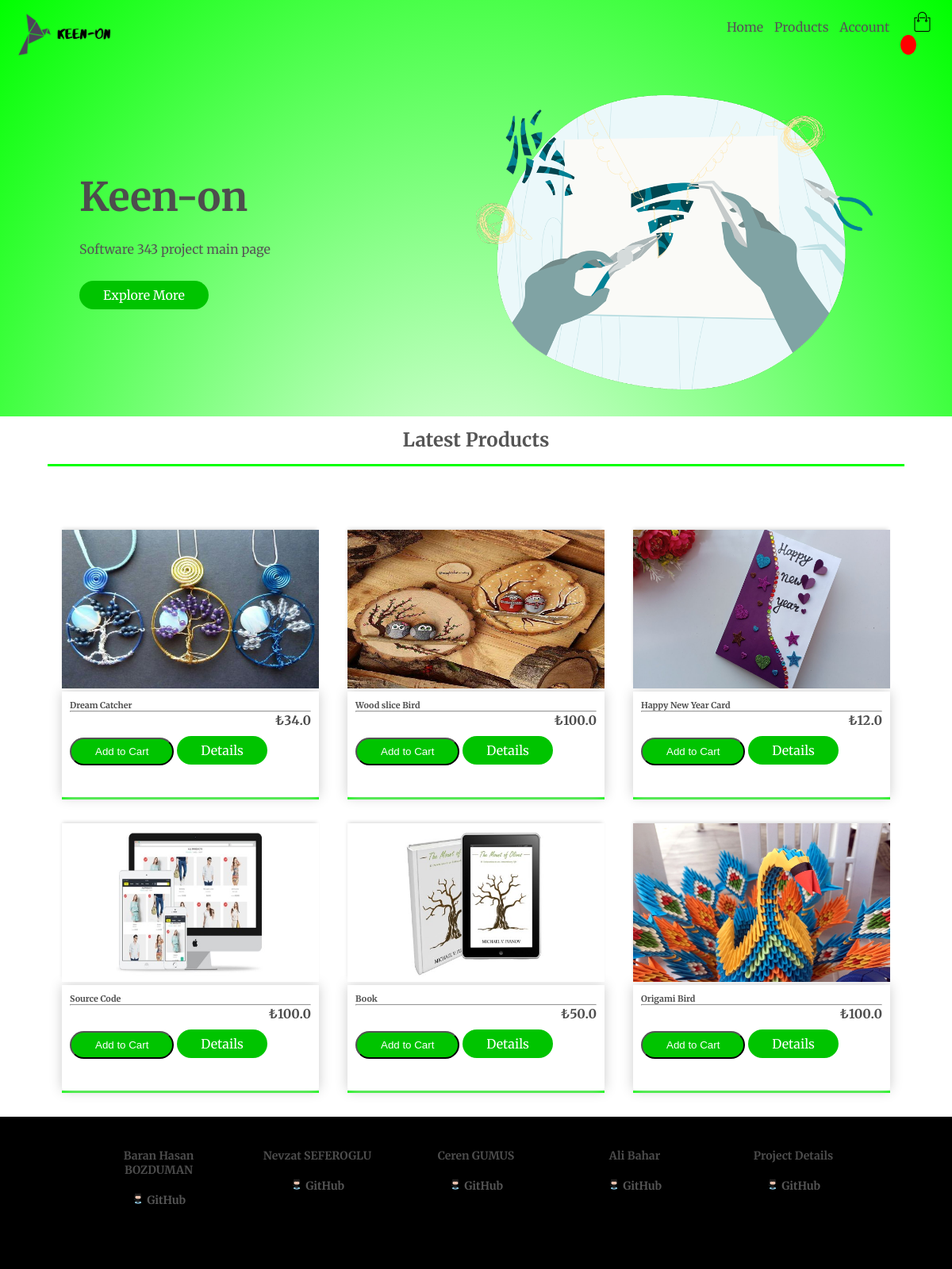
The app's page /, older data.
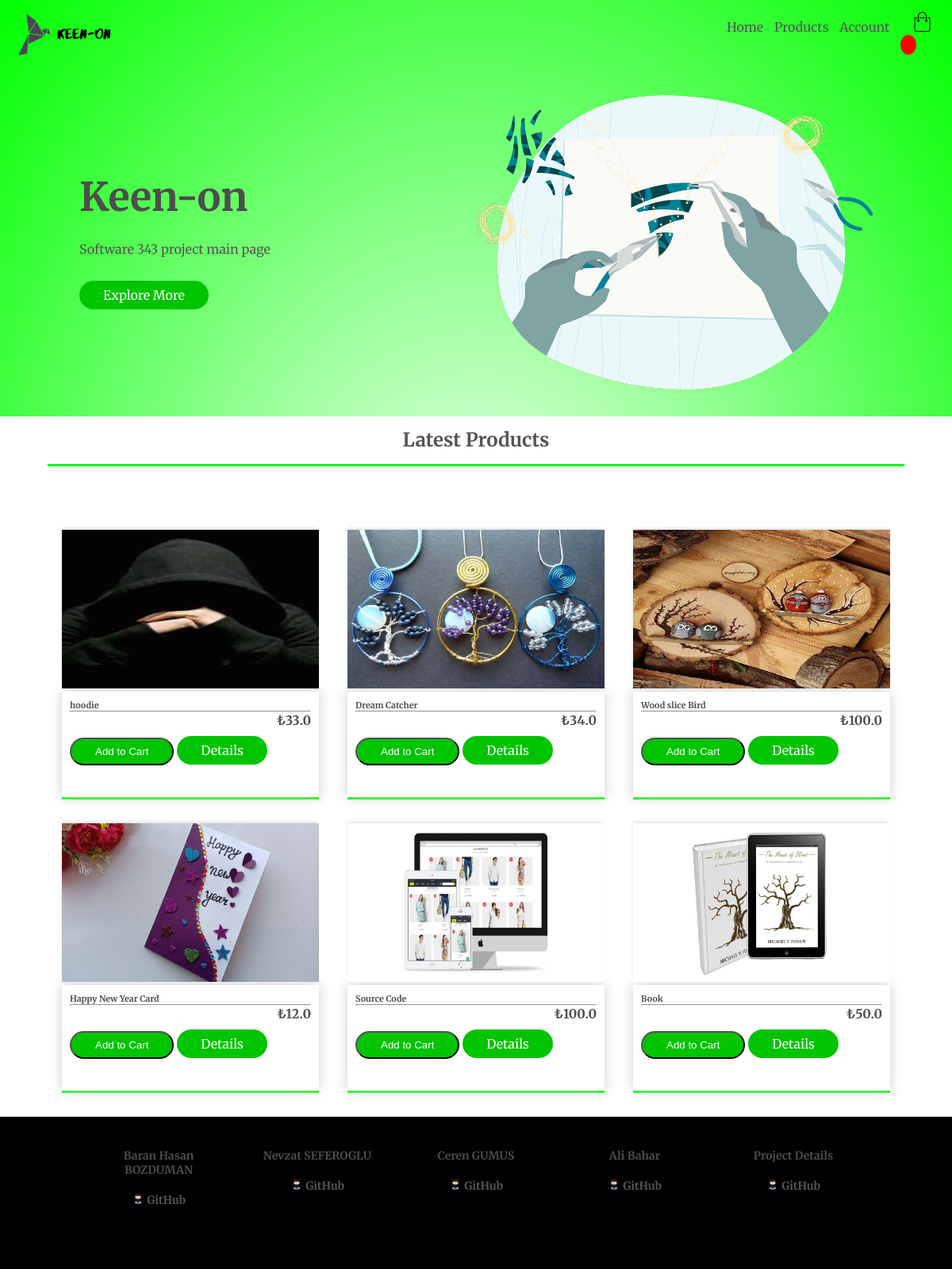
The same page, newer data.
### store/models.py (models this page shows, shortened)
class Product(models.Model):
	id = models.AutoField
	customer = models.ForeignKey(Customer, on_delete=models.CASCADE, null=True, blank=True, related_name="product_c")
	name = models.CharField(max_length=200, null=True)
	price= models.FloatField()
	digital = models.BooleanField(default=False, null=True, blank=False)
	image = models.ImageField(null=True, blank=True)
	quantity = models.IntegerField(default=0, null=True, blank=True)
	description =models.CharField(default="default", max_length=2000, null=False)
	@property
	def imageURL(self):
		try:
			url = self.image.url
		except:
			url = ''
		return url

### store/views.py (the view)
def home(request):
	products = Product.objects.all().order_by('-id')[:6]
	context = {'products':products}
	return render(request, 'store/index.html', context)

### store/templates/store/index.html (shortened to what this page needs)
<!DOCTYPE html>
{% extends 'store/base.html' %}
{% load static %}
{% block forHead %}
    <link rel="stylesheet" type="text/css" href="https://stackpath.bootstrapcdn.com/font-awesome/4.7.0/css/font-awesome.min.css">
    <link rel="stylesheet" type="text/css" href="{% static 'css/style.css' %}">
    <link rel="stylesheet" type="text/css" href="{% static 'css/navbar.css' %}">
{% endblock %}
{% block content %}
<div class="container">
	{% include "store/navbar.html" %}
	<div class="row">
		<div class="col-2">
			<h1>Keen-on</h1>
			<p> Software 343 project main page</p>
			<a href="https://github.com/SoftEngProjects-RapidSoft/Keen-On" class="btn" target="blank">Explore More</a>
		</div>
		<div class="col-2">
			<img src="{% static 'images/mainpage.png' %}">
		</div>
	</div>
</div>
<div class="small-container">
	<h2 class="title">Latest Products </h2>
	<div class="row">
		{% for product in products %}
		<div class="col-3">
			<img class="thumbnail" src="{{product.imageURL}}">
			<div class="box-element product">
				<h6><strong>{{product.name}}</strong></h6>
				<hr>
				<button data-product="{{product.id}}" data-action="add" class="btn btn-outline-secondary add-btn update-cart">Add to Cart</button>
				<a  data-product="{{product.id}}" class="btn btn-success" href="{% url 'product_details' product.id %}">Details</a>
				<h4 style="display: inline-block; float: right"><strong> ₺{{product.price}}</strong></h4>
			</div>
		</div>
		{% endfor %}
	</div>
</div>
<div class="footer">
	<div class="row">
		<div class="col-5">
			<ul>
				<li><h4>Baran Hasan BOZDUMAN</h4></li>
				<li><h4>
					<div class="img_link">
						<a href="https://github.com/bhbduman" target="blank">
							<img src="{% static 'images/GitHub.png' %}">
							GitHub
						</a><br>
					</div>
				</h4></li>
			</ul>
		</div>
		<div class="col-5">
			<ul>
				<li><h4>Nevzat SEFEROGLU</h4></li>
				<li><h4>
					<a href="https://github.com/nevzatseferoglu" target="blank">
						<div class="img_link">
							<img src="{% static 'images/GitHub.png' %}">
							GitHub
						</div>
					</a><br>
				</h4></li>
			</ul>
		</div>
		<div class="col-5">
			<ul>
				<li><h4>Ceren GUMUS</h4></li>
				<li><h4>
					<a href="https://github.com/cerengumus" target="blank">
						<div class="img_link">
							<img src="{% static 'images/GitHub.png' %}">
							GitHub
						</div>
					</a><br>
				</h4></li>
			</ul>
		</div>
		<div class="col-5">
			<ul>
				<li><h4>Ali Bahar</h4></li>
				<li><h4>
					<a href="https://github.com/alibhr" target="blank">
						<div class="img_link">
							<img src="{% static 'images/GitHub.png' %}">
							GitHub
						</div>
					</a><br>
				</h4></li>
			</ul>
		</div>
		<div class="col-5">
			<ul>
				<li><h4>Project Details</h4></li>
				<li><h4>
					<a href="https://github.com/SoftEngProjects-RapidSoft/Keen-On" target="blank">
						<div class="img_link">
							<img src="{% static 'images/GitHub.png' %}">
							GitHub
						</div>
					</a><br>
				</h4></li>
			</ul>
		</div>
	</div>
</div>
{% endblock %}

Row changes from the older to the newer data that the page shows:
no longer on this page (row unchanged): Product: imageURL (picture), name "Origami Bird", price "100.0"
added Product: imageURL (picture), name "hoodie", price "33.0"
